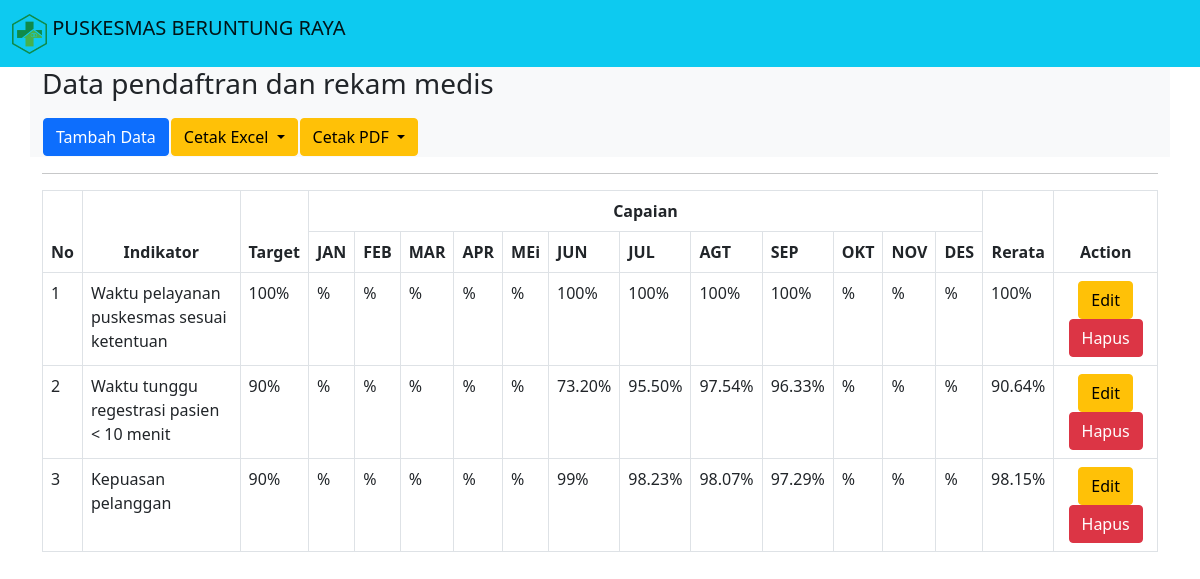
The app's page /ruangan/pendaftaran.php with its own data.
### tables this page shows
CREATE TABLE `tb_indikator` (
  `id` int(11) NOT NULL,
  `indikator` varchar(225) NOT NULL,
  `target` varchar(10) NOT NULL,
  `jan` varchar(50) NOT NULL,
  `feb` varchar(50) NOT NULL,
  `mar` varchar(50) NOT NULL,
  `apr` varchar(50) NOT NULL,
  `mei` varchar(50) NOT NULL,
  `jun` varchar(10) NOT NULL,
  `jul` varchar(10) NOT NULL,
  `agt` varchar(10) NOT NULL,
  `sep` varchar(10) NOT NULL,
  `okt` varchar(50) NOT NULL,
  `nov` varchar(50) NOT NULL,
  `des` varchar(50) NOT NULL,
  `rata` varchar(10) NOT NULL,
  `ruangan` varchar(50) NOT NULL,
  `tahun` varchar(10) NOT NULL
);

### ruangan/pendaftaran.php (the view, shortened to what this page needs)
<?php
include "header.php";
?>
<div class="container">
        <div class="row">
            <section class="bg-light ">
                <h3 class="pb-2">
                    Data pendaftran dan rekam medis
                </h3>
                <table>
                    <th>
                        <a href="aksi/tambah_pendaftaran.php"class="btn btn-primary" >Tambah Data</a>
                    </th>
                    <th>
                        <div class="dropdown">
                            <button class="btn btn-warning dropdown-toggle" type="button" id="dropdownMenuButton1" data-bs-toggle="dropdown" aria-expanded="false">
                            Cetak Excel
                            </button>
                        </div>
                    </th>
                    <th>
                        <div class="dropdown">
                            <button class="btn btn-warning dropdown-toggle" type="button" id="dropdownMenuButton1" data-bs-toggle="dropdown" aria-expanded="false">
                            Cetak PDF
                            </button>
                        </div>
                    </th>
                </table>
            </section>
        </div>
        <hr>
        <div class="row">
            <div class="table-responsive" id="no-more-tables">
                <table class="table table-bordered">
                    <thead>
                        <tr align="center">
                          <th scope="col" rowspan="2">No</th>
                          <th scope="col" rowspan="2">Indikator</th>
                          <th scope="col" rowspan="2" >Target</th>
                          <th scope="col" colspan="12">Capaian</th>
                          <th scope="col" rowspan="2">Rerata</th>
                          <th scope="col" rowspan="2" colspan="2">Action</th>
                        </tr>
                        <tr>
                            <th>JAN</th>
                            <th>FEB</th>
                            <th>MAR</th>
                            <th>APR</th>
                            <th>MEi</th>
                            <th>JUN</th>
                            <th>JUL</th>
                            <th>AGT</th>
                            <th>SEP</th>
                            <th>OKT</th>
                            <th>NOV</th>
                            <th>DES</th>
                        </tr>
                      </thead>
                        <?php
                            include "../asset/koneksi/koneksi.php";
                            $no=1;
                            $query= mysqli_query($koneksi,"SELECT * FROM `tb_indikator` WHERE ruangan LIKE 'Ruangan pendaftran dan rekam medis' ORDER BY tahun DESC");
                            while ($data = mysqli_fetch_array($query)){
                        ?>
                      <tbody>
                        <tr>
                            <td data-title="No"><?php echo $no++;?></td>
                            <td data-title="Indikator"><?php echo $data['indikator'];?></td>
                            <td data-title="Target"><?php echo $data['target'];?>%</td>
                            <td data-title="Januari"><?php echo $data['jan'];?>%</td>
                            <td data-title="Februari"><?php echo $data['feb'];?>%</td>
                            <td data-title="Maret"><?php echo $data['mar'];?>%</td>
                            <td data-title="April"><?php echo $data['apr'];?>%</td>
                            <td data-title="Mei"><?php echo $data['mei'];?>%</td>
                            <td data-title="Juni"><?php echo $data['jun'];?>%</td>
                            <td data-title="Juli"><?php echo $data['jul'];?>%</td>
                            <td data-title="Agustus"><?php echo $data['agt'];?>%</td>
                            <td data-title="September"><?php echo $data['sep'];?>%</td>
                            <td data-title="Oktober"><?php echo $data['okt'];?>%</td>
                            <td data-title="November"><?php echo $data['nov'];?>%</td>
                            <td data-title="Desember"><?php echo $data['des'];?>%</td>
                            <td data-title="Rerata"><?php echo $data['rata'];?>%</td>
                            <td data-title="Action" align="center"><a href="aksi/edit_pendaftaran.php?id=<?php echo $data['id']; ?>"class="btn btn-warning">Edit</a>
                        <a href="aksi/hapus_pendaftaran.php?id=<?php echo $data['id']; ?>" class="btn btn-danger">Hapus</a></td>
                        </tr>
                        <?php
                            }
                        ?>
                      </tbody>
                  </table>
            </div>
        </div>
      </div>
</body>
</html>

### records on screen
tb_indikator: indikator "Waktu pelayanan puskesmas sesuai ketentuan", target "100", jun "100", jul "100", agt "100", sep "100", rata "100"
tb_indikator: indikator "Waktu tunggu regestrasi pasien < 10 menit", target "90", jun "73.20", jul "95.50", agt "97.54", sep "96.33", rata "90.64"
tb_indikator: indikator "Kepuasan pelanggan", target "90", jun "99", jul "98.23", agt "98.07", sep "97.29", rata "98.15"
